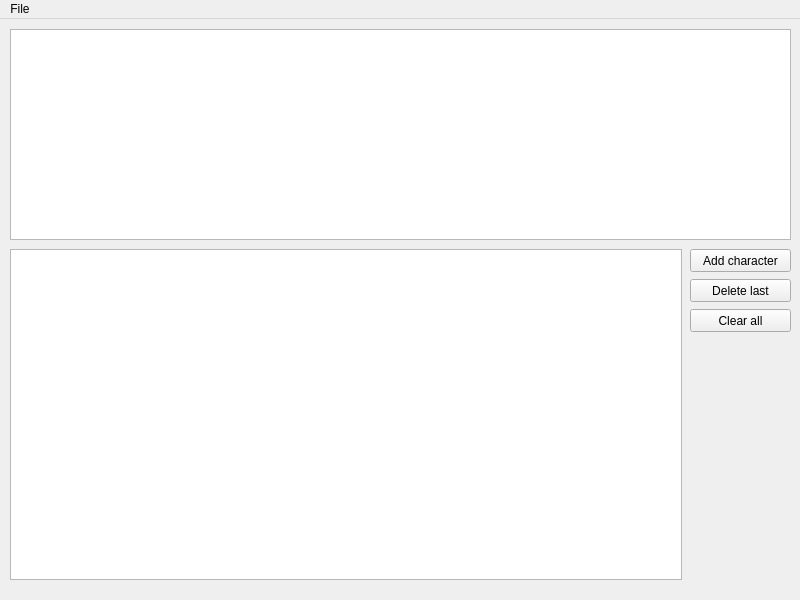
<?xml version="1.0" encoding="UTF-8"?>
<ui version="4.0">
 <class>MainWindow</class>
 <widget class="QMainWindow" name="MainWindow">
  <property name="geometry">
   <rect>
    <x>0</x>
    <y>0</y>
    <width>800</width>
    <height>600</height>
   </rect>
  </property>
  <property name="windowTitle">
   <string>PoopText v.1.0</string>
  </property>
  <widget class="QWidget" name="centralwidget">
   <widget class="QTextBrowser" name="textBrowser">
    <property name="geometry">
     <rect>
      <x>10</x>
      <y>10</y>
      <width>781</width>
      <height>211</height>
     </rect>
    </property>
   </widget>
   <widget class="QTableWidget" name="tableWidget">
    <property name="geometry">
     <rect>
      <x>10</x>
      <y>230</y>
      <width>672</width>
      <height>331</height>
     </rect>
    </property>
    <property name="columnCount">
     <number>6</number>
    </property>
    <attribute name="horizontalHeaderVisible">
     <bool>false</bool>
    </attribute>
    <column>
     <property name="text">
      <string>Char</string>
     </property>
    </column>
    <column>
     <property name="text">
      <string>Font</string>
     </property>
    </column>
    <column>
     <property name="text">
      <string>Size</string>
     </property>
    </column>
    <column>
     <property name="text">
      <string>Italic</string>
     </property>
    </column>
    <column>
     <property name="text">
      <string>Bold</string>
     </property>
    </column>
    <column>
     <property name="text">
      <string>Preview</string>
     </property>
    </column>
   </widget>
   <widget class="QPushButton" name="pushButtonAdd">
    <property name="geometry">
     <rect>
      <x>690</x>
      <y>230</y>
      <width>101</width>
      <height>23</height>
     </rect>
    </property>
    <property name="text">
     <string>Add character</string>
    </property>
   </widget>
   <widget class="QPushButton" name="pushButtonClear">
    <property name="geometry">
     <rect>
      <x>690</x>
      <y>290</y>
      <width>101</width>
      <height>23</height>
     </rect>
    </property>
    <property name="text">
     <string>Clear all</string>
    </property>
   </widget>
   <widget class="QPushButton" name="pushButtonBspace">
    <property name="geometry">
     <rect>
      <x>690</x>
      <y>260</y>
      <width>101</width>
      <height>23</height>
     </rect>
    </property>
    <property name="text">
     <string>Delete last</string>
    </property>
   </widget>
  </widget>
  <widget class="QMenuBar" name="menubar">
   <property name="geometry">
    <rect>
     <x>0</x>
     <y>0</y>
     <width>800</width>
     <height>21</height>
    </rect>
   </property>
   <widget class="QMenu" name="menuFile">
    <property name="title">
     <string>File</string>
    </property>
    <addaction name="separator"/>
    <addaction name="actionOpen"/>
    <addaction name="actionSaveAs"/>
    <addaction name="actionQuit"/>
   </widget>
   <addaction name="menuFile"/>
  </widget>
  <action name="actionOpen">
   <property name="text">
    <string>Open</string>
   </property>
  </action>
  <action name="actionSaveAs">
   <property name="text">
    <string>Save as</string>
   </property>
  </action>
  <action name="actionQuit">
   <property name="text">
    <string>Quit</string>
   </property>
  </action>
 </widget>
 <resources/>
 <connections/>
</ui>
